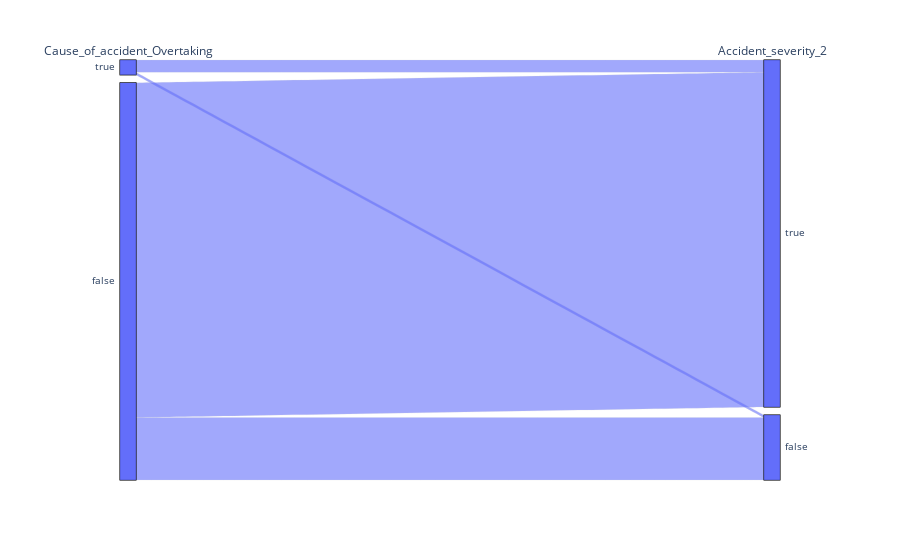

The notebook cell this image was saved under:
### Code cell
# Wybrane cechy do wizualizacji
selected_columns = ['Cause_of_accident_Overtaking', 'Accident_severity_2']
visual_data = data_clean[selected_columns]

# Tworzenie wykresu typu parallel categories diagram
fig = px.parallel_categories(
    visual_data,
    dimensions=selected_columns,
)

# Wyświetlenie wykresu
fig.show()

### Figure 1 — Plotly figure (JSON) as saved in the notebook; plotly's stock layout.template omitted (floating-point values rounded to 4 significant figures; data arrays with more than 128 entries replaced by an {"elided": "..."} marker saying what was removed)
{"data": [{"dimensions": [{"label": "Cause_of_accident_Overtaking", "values": {"elided": "7498 bool values"}}, {"label": "Accident_severity_2", "values": {"elided": "7498 bool values"}}], "domain": {"x": [0, 1], "y": [0, 1]}, "name": "", "type": "parcats"}], "layout": {"legend": {"tracegroupgap": 0}, "margin": {"t": 60}}}
